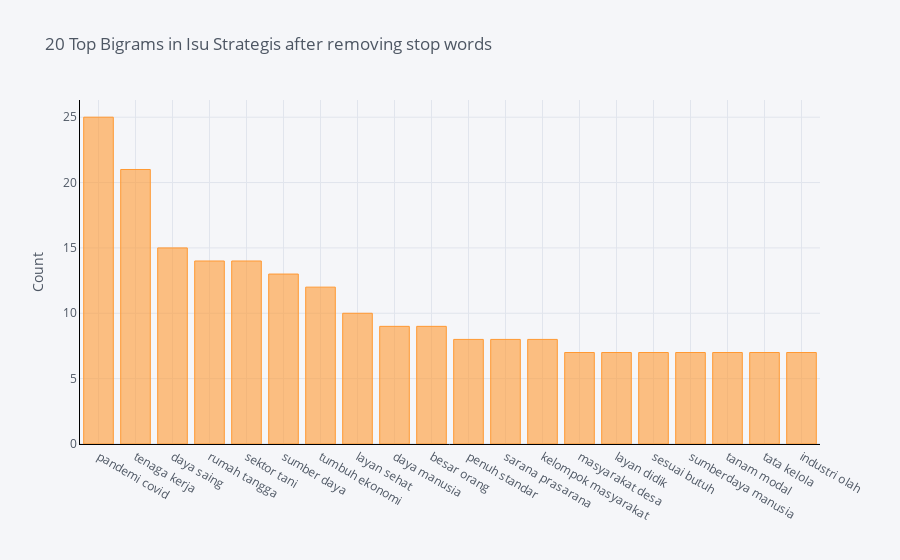

Notebook code cell kept with this figure:
### Code cell
#2 Kata
def get_top_n_bigram(corpus,n):
    vec = CountVectorizer(ngram_range=(2, 2)).fit(corpus)
    bag_of_words = vec.transform(corpus)
    sum_words = bag_of_words.sum(axis=0) 
    words_freq = [(word, sum_words[0, idx]) for word, idx in vec.vocabulary_.items()]
    words_freq =sorted(words_freq, key = lambda x: x[1], reverse=True)
    return words_freq[:n]

df32 = get_top_n_bigram(dfstem['Isu Strategis'],20)
for word, freq in df32:
    print(word, freq)
df321 = pd.DataFrame(df32, columns = ['Isu Strategis' , 'count'])
df321.groupby('Isu Strategis').sum()['count'].sort_values(ascending=False).iplot(
    kind='bar', yTitle='Count', linecolor='black', title='20 Top Bigrams in Isu Strategis after removing stop words')

### Figure 1 — Plotly figure (JSON) as saved in the notebook; plotly's stock layout.template omitted (floating-point values rounded to 4 significant figures)
{"data": [{"marker": {"color": "rgba(255, 153, 51, 0.6)", "line": {"color": "rgba(255, 153, 51, 1.0)", "width": 1}}, "name": "count", "orientation": "v", "text": "", "type": "bar", "x": ["pandemi covid", "tenaga kerja", "daya saing", "rumah tangga", "sektor tani", "sumber daya", "tumbuh ekonomi", "layan sehat", "daya manusia", "besar orang", "penuh standar", "sarana prasarana", "kelompok masyarakat", "masyarakat desa", "layan didik", "sesuai butuh", "sumberdaya manusia", "tanam modal", "tata kelola", "industri olah"], "y": [25, 21, 15, 14, 14, 13, 12, 10, 9, 9, 8, 8, 8, 7, 7, 7, 7, 7, 7, 7]}], "layout": {"legend": {"bgcolor": "#F5F6F9", "font": {"color": "#4D5663"}}, "paper_bgcolor": "#F5F6F9", "plot_bgcolor": "#F5F6F9", "title": {"font": {"color": "#4D5663"}, "text": "20 Top Bigrams in Isu Strategis after removing stop words"}, "xaxis": {"gridcolor": "#E1E5ED", "linecolor": "black", "showgrid": true, "tickfont": {"color": "#4D5663"}, "title": {"font": {"color": "#4D5663"}, "text": ""}, "zerolinecolor": "#E1E5ED"}, "yaxis": {"gridcolor": "#E1E5ED", "linecolor": "black", "showgrid": true, "tickfont": {"color": "#4D5663"}, "title": {"font": {"color": "#4D5663"}, "text": "Count"}, "zerolinecolor": "#E1E5ED"}}}
